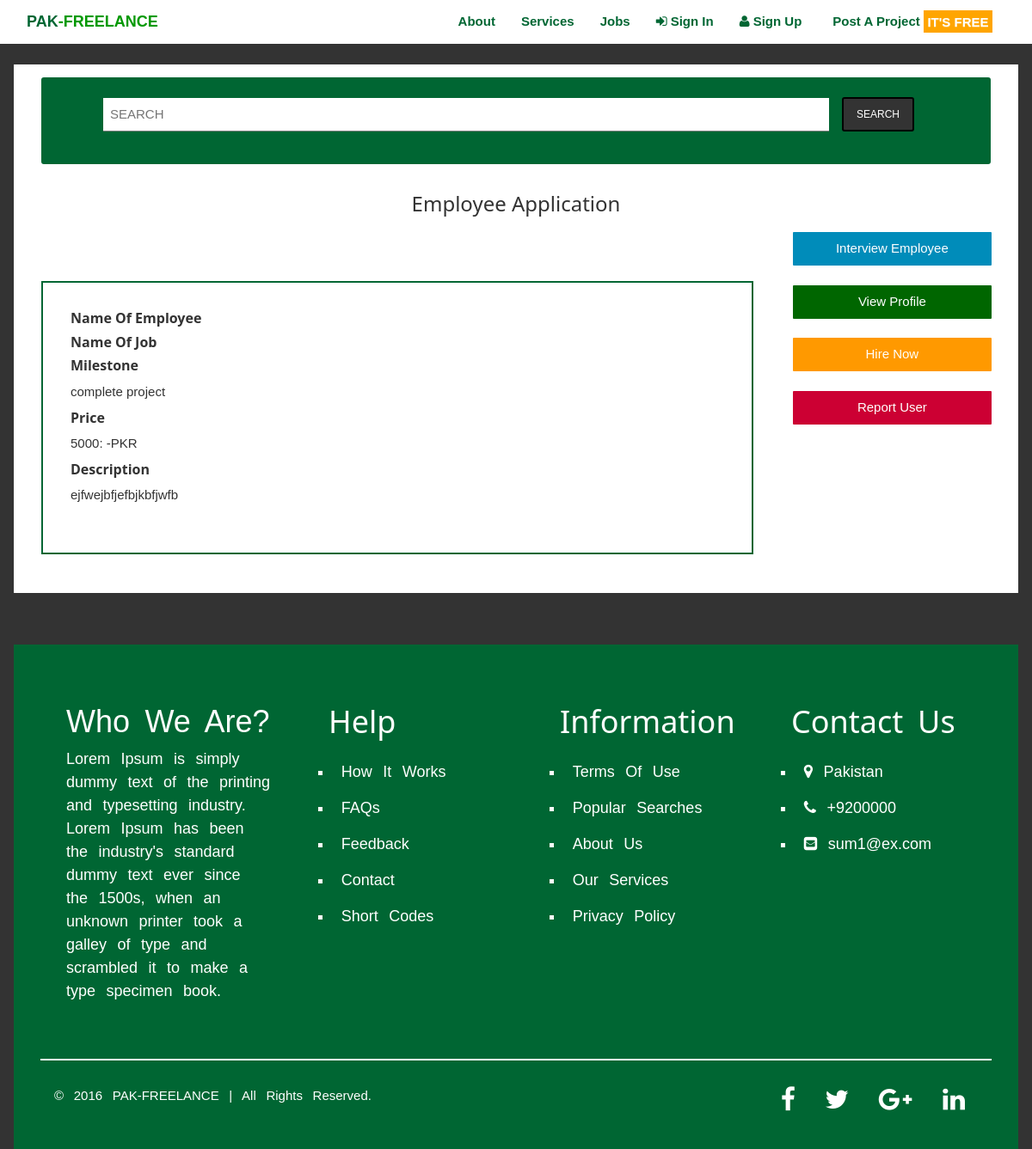
The page /views/application-from-employee.php?application_id=6 on the database its author committed.
### tables this page shows
CREATE TABLE `job_application` (
  `id` int(11) NOT NULL,
  `job_id` int(11) NOT NULL,
  `user_id` int(11) NOT NULL,
  `name_job` text NOT NULL,
  `milestone` text NOT NULL,
  `price` int(11) NOT NULL,
  `description` text NOT NULL,
  `card_number` varchar(255) NOT NULL
);

### views/application-from-employee.php (the view, shortened to what this page needs)
<?PHP
include("header.php"); ?>
<html>
<body style="background-color: #333;">
<section class="w3-container" style="background-color:white !important; margin-top:5em; padding-bottom:3em;">
  <div class="w3-container">
      <div class="w3-container" style="background-color:#063 !important; display:block; border-radius:3px; margin-top:1em; padding-bottom:1em;">
        <ul class="M-No-Style-List" style=" text-decoration:none !important; padding-top:1em;">
          <li>
            <div>
              <form class="w3-form col-sm-10">
                <input class="w3-input" placeholder="SEARCH" type="search">
              </form>
            </div>
          </li>
          <li style="padding-top:0.5em;" class="col-sm-2">
            <button class="btn-small M-button-Grey-to-white M-UniversalBtn btn-sm"><a href="#" name="" class="M-Universal-Link">SEARCH</a></button></li>
        </ul>
    </div>
    <br>
      <h3 class="text-center">Employee Application</h3>
      <br><br><br>
<section class="w3-container" style="border: 2px solid #063; width: 75%;">
   <?php $haveAppliccationID = $_GET['application_id'];
   $haveApplicationQuery= $conn->query("SELECT * FROM `job_application` WHERE id =$haveAppliccationID");
   $haveJobApplicationProposalArray = $haveApplicationQuery->fetch_array();
   ?>
<div class="text-left w3-container">
<br>
    <h6><strong>Name Of Employee</strong></h6>
  <h6><strong>Name Of Job</strong></h6>
  <h6><strong>Milestone</strong></h6>
  <p><?php echo $haveJobApplicationProposalArray['milestone']?></p>
    <h6><strong>Price</strong></h6>
    <p><?php echo $haveJobApplicationProposalArray['price']?><span>: -PKR</span></p>
<h6><strong>Description</strong></h6>
  <p class="text-left"><?php echo $haveJobApplicationProposalArray['description']?>
  </p>
  </div>
  <br><br>
</div>
  <div style="width: 23%; margin-top:-25em;" class="pull-right container-fluid">
      <a href="interview-for-client.php?job_id=<?php echo $haveJobApplicationProposalArray['id']?>" class="M-Universal-Link"><button  class="M-button-Blue" style="width:100%; height: 2.6em; border-radius: 1px;">
              Interview Employee
          </button>
      </a>
    <br>
   <a href="Employee Profile.php" name="" class="M-Universal-Link"> <button class=" M-button-GREEN-to-White" style="width:100%; height: 2.6em; border-radius: 1px; margin-left: 0px; padding-left: 0px;">
           View Profile
       </button>
   </a>
      <br>
     <a class="M-Universal-Link"> <button class="btn-block M-button-orange-to-white M-UniversalBtn" style="width: 100% !important; height: 2.6em !important; border-radius: 1px;">Hire Now</button></a>
      <br>
      <a href="#" name="" class="M-Universal-Link" ><button class="M-button-Red
      " style="width:100%; border-radius: 1px; height: 2.6em;">
              Report User
          </button>
      </a>
</div>
</section>
</body>
</html>
<?php
include ("footer.php");
?>

### STYLE/main1.css (style rules this page uses)
body,p,a,h1,h2,h3,h4,h5,h6,li,footer { font-family:Arial; }
section { font-family: Arial; }
form,input,textarea { font-family:Arial; }
h1,h2,h3,h4,h5,h6,select,option,label { font-family:Arial; }
.M-Universal-Link { text-decoration:none !important; font-family:Arial; text-underline:none; }
.M-No-Style-List { list-style-type:none !important; text-decoration: none !important; font-family:Arial; }
button { border:none; text-decoration:none; display:block; padding:0em; font-family:Arial; text-align:center; border-radius:2px; cursor:pointer; -webkit-transition-duration:0.4s; transition:ease-in-out; transition-duration:0.4s; }
.M-button-orange-to-white { width:12em !important; background-color:#F90!important; color:white; border:2px solid #F90 !important; height:3em !important; padding:0em !important; }
.M-button-Grey-to-white { background-color:#333; color:white; width:7em !important; height:3.3em !important; font-family:Arial; border:2px solid black; }
.M-button-Blue { background-color: #008CBA; color: white; border: 2px solid #008CBA; }
.M-button-Red { background-color:#C03; color:white; border: 2px solid #C03; }
.M-button-GREEN-to-White { background-color:#060; color:white; border: 2px solid #060; }
.M-UniversalBtn { border-radius:1px; font-family:Arial; }

### STYLE/W3STYLE.css (style rules this page uses)
* { -webkit-box-sizing:border-box;-moz-box-sizing:border-box;box-sizing:border-box }
html { -ms-text-size-adjust:100%;-webkit-text-size-adjust:100% }
body { margin:0 }
article,aside,details,figcaption,figure,footer,header,hgroup,main,menu,nav,section,summary { display:block }
a { background-color:transparent }
button,input,select,textarea { font:inherit;margin:0 }
button { overflow:visible }
button,select { text-transform:none }
button,html input[type=button],input[type=reset],input[type=submit] { -webkit-appearance:button;cursor:pointer }
input[type=search] { box-sizing:content-box;-webkit-appearance:textfield;-moz-box-sizing:content-box;-webkit-box-sizing:content-box }
html,body { font-family:Verdana,sans-serif;font-size:15px;line-height:1.5 }
html { overflow-x:hidden }
h1,h2,h3,h4,h5,h6,.w3-slim,.w3-wide { font-family:"Segoe UI",Arial,sans-serif }
h3 { font-size:24px }
h6 { font-size:16px }
h1,h2,h3,h4,h5,h6 { font-weight:400;margin:10px 0 }
a { color:inherit }
.w3-input { padding:8px;display:block;border:none;border-bottom:1px solid #808080;width:100% }
.w3-container:after,.w3-row:after,.w3-row-padding:after,.w3-topnav:after,.w3-clear:after,.w3-btn-group:before,.w3-btn-group:after,.w3-btn-bar:before,.w3-btn-bar:after { content:"";display:table;clear:both }
.w3-padding-medium,.w3-padding,.w3-form { padding:8px 16px!important }
.w3-container { padding:0.01em 16px }

### rows shown on the page
job_application: milestone "complete project", price "5000", description "ejfwejbfjefbjkbfjwfb"
